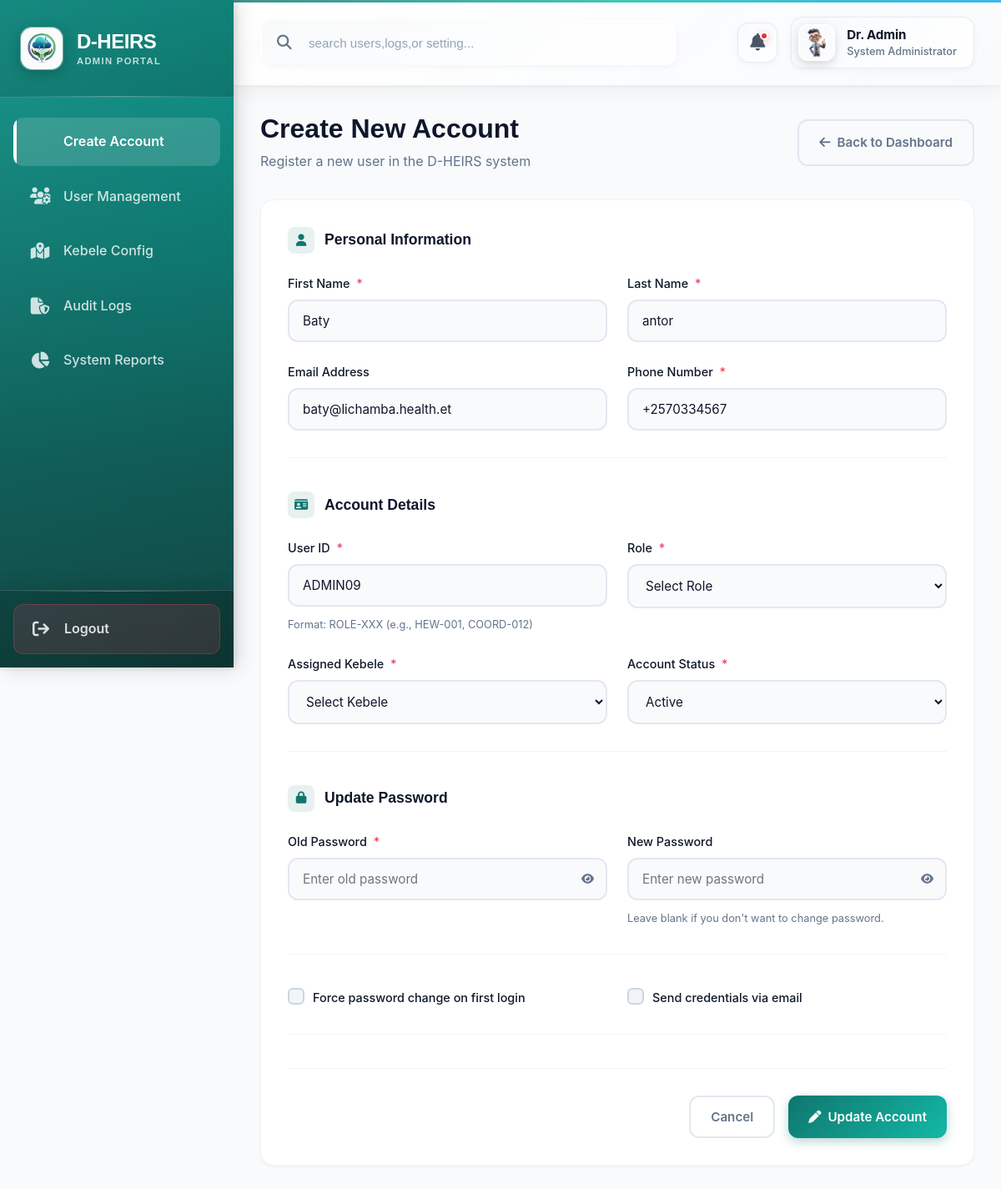
The app's page /create_account.php?edit=6 with its own data.
### tables this page shows
CREATE TABLE IF NOT EXISTS `users` (
  `id` int NOT NULL AUTO_INCREMENT,
  `first_name` varchar(50) DEFAULT NULL,
  `last_name` varchar(50) DEFAULT NULL,
  `emali` varchar(100) NOT NULL,
  `phone_no` varchar(25) NOT NULL,
  `userId` varchar(50) NOT NULL,
  `role` varchar(50) DEFAULT NULL,
  `kebele` varchar(50) DEFAULT NULL,
  `status` varchar(50) DEFAULT NULL,
  `password` varchar(100) NOT NULL,
  `confirmPassword` varchar(100) NOT NULL,
  PRIMARY KEY (`id`),
  UNIQUE KEY `emali` (`emali`),
  UNIQUE KEY `phone_no` (`phone_no`),
  UNIQUE KEY `userId` (`userId`)
);

### create_account.php (the view, shortened to what this page needs)
<?php
include 'dataBaseConnection.php';
$user = null;
if (isset($_GET['edit'])) {
  $id = $_GET['edit'];
  $result = mysqli_query($dataBaseConnection, "SELECT * FROM users WHERE id='$id'");
  $user = mysqli_fetch_assoc($result);
}
?>
<!DOCTYPE html>
<html lang="en">
<head>
  <link rel="stylesheet" href="https://cdnjs.cloudflare.com/ajax/libs/font-awesome/6.4.0/css/all.min.css">
  <link rel="stylesheet" href="css/admin.css">
</head>
<body class="dashboard-body">
  <aside class="sidebar">
    <div class="sidebar-header">
      <div class="brand-icon">
        <img src="images/logo.png" alt="">
      </div>
      <div class="brand-text">
        D-HEIRS
        <span>Admin Portal</span>
      </div>
    </div>
    <nav class="sidebar-nav">
      <a href="create_account.php" class="nav-item active">
        <span>Create Account</span>
      </a>
      <a href="user_management.php" class="nav-item">
        <i class="fa-solid fa-users-gear"></i>
        <span>User Management</span>
      </a>
      <a href="kebele_config.php" class="nav-item">
        <i class="fa-solid fa-map-location-dot"></i>
        <span>Kebele Config</span>
      </a>
      <a href="audit_logs.html" class="nav-item">
        <i class="fa-solid fa-file-shield"></i>
        <span>Audit Logs</span>
      </a>
      <a href="system_report.html" class="nav-item">
        <i class="fa-solid fa-chart-pie"></i>
        <span>System Reports</span>
      </a>
    </nav>
    <div class="sidebar-footer">
      <a href="index.html" class="nav-item logout">
        <i class="fa-solid fa-arrow-right-from-bracket"></i>
        <span>Logout</span>
      </a>
    </div>
  </aside>
  <main class="main-content">
    <Header class="dashboard-header">
      <div class="header-search">
        <i class="fa-solid fa-search"></i>
        <input type="text" placeholder="search users,logs,or setting...">
      </div>
      <div class="header-actions">
        <button class="icon-btn">
          <i class="fa-solid fa-bell"></i>
          <span class="badge-dot"></span>
        </button>
        <div class="user-profile">
          <img src="images/avatar.png" alt="Admin" class="avatar-sm">
          <div class="user-info">
            <span class="name">Dr. Admin</span>
            <span class="role">System Administrator</span>
          </div>
        </div>
      </div>
    </Header>
    <div class="content-wrapper">
      <div class="page-header">
        <div>
          <h1>Create New Account</h1>
          <p class="page-subtitle">Register a new user in the D-HEIRS system</p>
        </div>
        <a href="admin.html" class="btn btn-outline">
          <i class="fa-solid fa-arrow-left"></i> Back to Dashboard
        </a>
      </div>
      <div class="form-card">
        <form action="create_account.php" method="POST" id="createAccountForm" class="account-form">
          <div class="form-section">
            <h3 class="section-title">
              <i class="fa-solid fa-user"></i> Personal Information
            </h3>
            <div class="form-row">
              <div class="form-group">
                <label for="firstName">First Name <span class="required">*</span></label>
                <input name="first_name" type="text" id="firstName" placeholder="e.g., Sara" required
                  value="<?php echo isset($user['first_name']) ? $user['first_name'] : ''; ?>">
              </div>
              <div class="form-group">
                <label for="lastName">Last Name <span class="required">*</span></label>
                <input name="last_name" type="text" id="lastName" placeholder="e.g., Tadesse" required
                  value="<?php echo isset($user['last_name']) ? $user['last_name'] : ''; ?>">
              </div>
            </div>
            <div class="form-row">
              <div class="form-group">
                <label for="email">Email Address</label>
                <input name="emali" type="email" id="email" placeholder="user@lichamba.health.et"
                  value="<?php echo isset($user['emali']) ? $user['emali'] : ''; ?>">
              </div>
              <div class="form-group">
                <label for="phone">Phone Number <span class="required">*</span></label>
                <input name="phone_no" type="tel" id="phone" placeholder="+251 " required
                  value="<?php echo isset($user['phone_no']) ? $user['phone_no'] : ''; ?>">
              </div>
            </div>
          </div>
          <div class="form-section">
            <h3 class="section-title">
              <i class="fa-solid fa-id-card"></i> Account Details
            </h3>
            <div class="form-row">
              <div class="form-group">
                <label for="userId">User ID <span class="required">*</span></label>
                <input name="userId" type="text" id="userId" placeholder="e.g., HEW-001" required
                  value="<?php echo isset($user['userId']) ? $user['userId'] : ''; ?>">
                <small class="help-text">Format: ROLE-XXX (e.g., HEW-001, COORD-012)</small>
              </div>
              <div class="form-group">
                <label for="role">Role <span class="required">*</span></label>
                <select name="role" id="role" required value="<?php echo isset($user['role']) ? $user['role'] : ''; ?>">
                  <option value="">Select Role</option>
                </select>
              </div>
            </div>
            <div class="form-row">
              <div class="form-group">
                <label for="kebele">Assigned Kebele <span class="required">*</span></label>
                <select name="kebele" id="kebele" required
                  value=" <?php echo isset($user['kebele']) ? $user['kebele'] : ''; ?>">
                  <option value="">Select Kebele</option>
                </select>
              </div>
              <div class="form-group">
                <label for="status">Account Status <span class="required">*</span></label>
                <select name="status" id="status" required
                  value="<?php echo isset($user['status']) ? $user['status'] : ''; ?>">
                  <option value="active">Active</option>
                </select>
              </div>
            </div>
          </div>
          <div class="form-section">
            <?php if (isset($_GET['edit'])): ?>
              <div class="form-section">
                <h3 class="section-title">
                  <i class="fa-solid fa-lock"></i> Update Password
                </h3>
                <div class="form-row">
                  <div class="form-group">
                    <label for="old_password">Old Password <span class="required">*</span></label>
                    <div class="input-wrapper">
                      <input type="password" name="old_password" id="old_password" placeholder="Enter old password">
                      <button type="button" class="toggle-password">
                        <i class="fa-solid fa-eye"></i>
                      </button>
                    </div>
                  </div>
                  <div class="form-group">
                    <label for="new_password">New Password</label>
                    <div class="input-wrapper">
                      <input type="password" name="new_password" id="new_password" placeholder="Enter new password">
                      <button type="button" class="toggle-password">
                        <i class="fa-solid fa-eye"></i>
                      </button>
                    </div>
                    <small class="help-text">Leave blank if you don't want to change password.</small>
                  </div>
                </div>
              </div>
            <?php endif; ?>
            <div class="form-row">
              <div class="form-group checkbox-group">
                <label class="checkbox-container">
                  <span class="checkmark"></span>
                  Force password change on first login
                </label>
              </div>
              <div class="form-group checkbox-group">
                <label class="checkbox-container">
                  <span class="checkmark"></span>
                  Send credentials via email
                </label>
              </div>
            </div>
          </div>
          <div class="form-actions">
            <button type="button" class="btn btn-outline" onclick="window.location.href='admin.html'">
              Cancel
            </button>
            <?php if (isset($_GET['edit'])): ?>
              <button type="submit" name="update_data" class="btn btn-primary">
                <i class="fa-solid fa-pen"></i> Update Account
              </button>
            <?php else: ?>
              <button name="create_user" type="submit" class="btn btn-primary">
                <i class="fa-solid fa-user-plus"></i> Create Account
              </button>
            <?php endif; ?>
          </div>
        </form>
      </div>
    </div>
  </main>
</body>
</html>

### records on screen
users: first_name "Baty", last_name "antor", emali "baty@lichamba.health.et", phone_no "+2570334567", userId "ADMIN09", status "Active"
